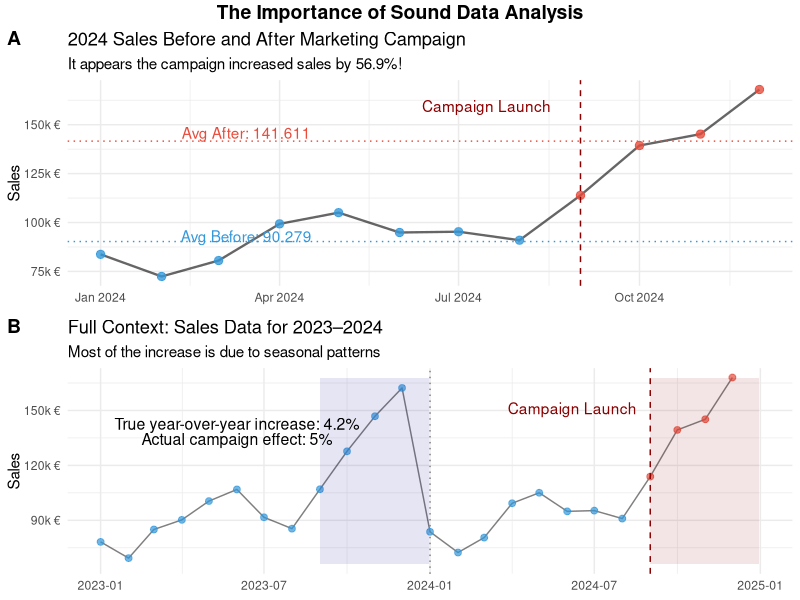
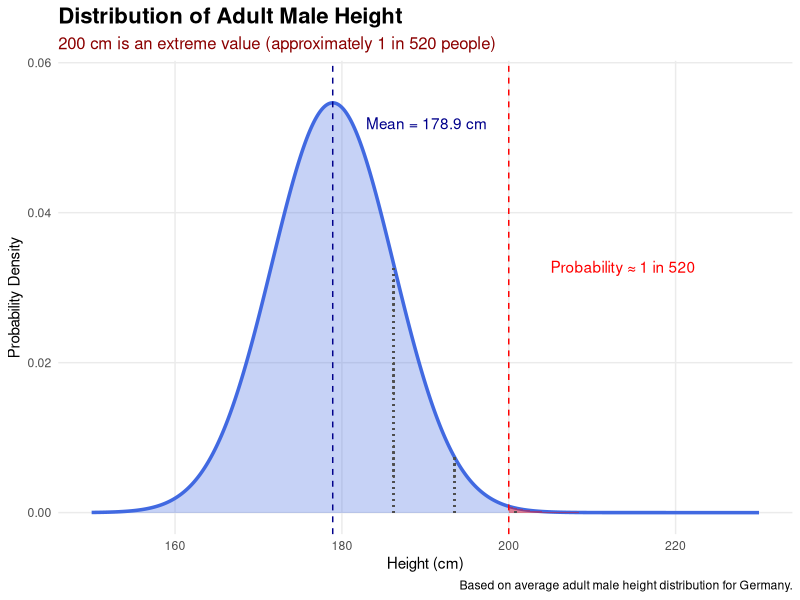
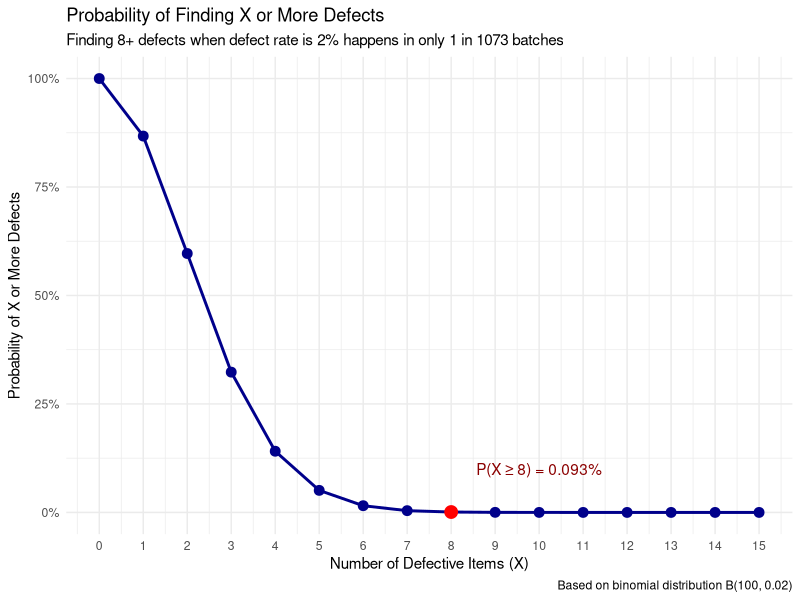
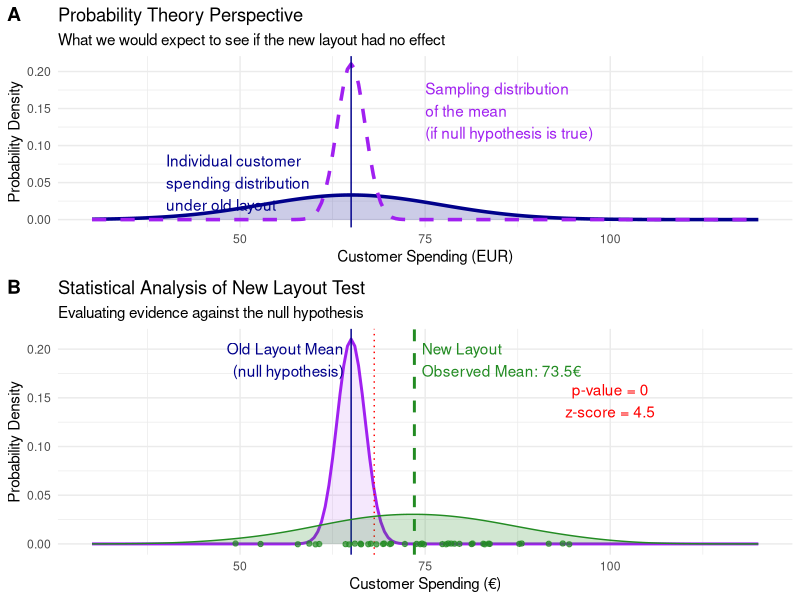

The R source for these figures, in order:
## ---- chunk 1
#| code-summary: "Packages used for R examples"
#| message: false
#| warning: false
library(dplyr)
library(tidyr)
library(ggplot2)
library(ggpubr)
library(kableExtra)
## ---- chunk 2
#| include: false
# Pre-compute values referenced in prose before their defining chunks run
set.seed(123)
dates_pre <- seq(as.Date("2023-01-01"), as.Date("2024-12-01"), by = "month")
month_pre <- format(dates_pre, "%m")
year_pre  <- format(dates_pre, "%Y")
seasonal_factor_pre <- c(0.8, 0.7, 0.8, 0.9, 1.0, 1.0, 0.9, 0.9, 1.1, 1.3, 1.4, 1.6)
base_sales_pre <- 100000 * (1 + 0.03 * (as.numeric(year_pre) - 2023)) *
  seasonal_factor_pre[as.numeric(month_pre)]
sales_pre <- base_sales_pre * rnorm(length(dates_pre), mean = 1, sd = 0.04)
campaign_date_pre <- as.Date("2024-09-01")
final_sales_pre   <- sales_pre * ifelse(dates_pre >= campaign_date_pre, 1.05, 1)
sales_data_2024_pre <- data.frame(
  sales    = round(final_sales_pre),
  campaign = dates_pre >= campaign_date_pre
) |> dplyr::filter(year_pre == "2024")
naive_increase_2024 <- (
  mean(sales_data_2024_pre$sales[sales_data_2024_pre$campaign]) /
  mean(sales_data_2024_pre$sales[!sales_data_2024_pre$campaign]) - 1
) * 100
approx_odds <- round(1 / pnorm(200, mean = 178.9, sd = 7.3, lower.tail = FALSE))
## ---- chunk 3
#| code-summary: "Creating the dataset used in the example"

set.seed(123)

dates <- seq(as.Date("2023-01-01"), as.Date("2024-12-01"), by = "month")
month <- format(dates, "%m")
year <- format(dates, "%Y")

seasonal_factor <- c(0.8, 0.7, 0.8, 0.9, 1.0, 1.0, 0.9, 0.9, 1.1, 1.3, 1.4, 1.6)
monthly_effect <- seasonal_factor[as.numeric(month)]

base_sales <- 100000 * (1 + 0.03 * (as.numeric(year) - 2023)) * monthly_effect
sales <- base_sales * rnorm(length(dates), mean = 1, sd = 0.04)

campaign_date <- as.Date("2024-09-01")
campaign_effect <- ifelse(dates >= campaign_date, 1.05, 1)
final_sales <- sales * campaign_effect

sales_data <- data.frame(
  date = dates,
  month = month,
  year = year,
  sales = round(final_sales),
  campaign = dates >= campaign_date
)
## ---- chunk 4
#| code-summary: "R code for the visualization"
#| label: fig-campaign
#| fig-cap: "The apparent effect of a marketing campaign depends heavily on the time window you use."
#| fig.height: 7
#| fig.width: 9
blue_col <- "#3498db"
red_col <- "#e74c3c"

sales_data_2024 <- filter(sales_data, year == "2024")

mean2024_before_campaign <- mean(filter(sales_data_2024, !campaign)$sales)
mean2024_after_campaign <- mean(filter(sales_data_2024, campaign)$sales)
naive_increase_2024 <- (mean2024_after_campaign / mean2024_before_campaign - 1) * 100
corrected_increase <- sales_data |>
  filter(month %in% filter(sales_data_2024, campaign)$month) |>
  summarise(avg_sales = mean(sales), .by = year) |>
  pivot_wider(names_from = "year", values_from = "avg_sales") |>
  mutate(increase = (`2024` / `2023` - 1) * 100) |>
  pull("increase")

plot_2024 <- ggplot(sales_data_2024, aes(x = date, y = sales)) +
  geom_line(alpha = 0.6, linewidth = 0.8) +
  geom_point(aes(color = campaign), alpha = 0.8, size = 2.5) +
  geom_vline(xintercept = as.Date("2024-09-01"), linetype = "dashed", color = "darkred") +
  annotate("text", x = as.Date("2024-09-01") - 15, y = max(sales_data_2024$sales) * 0.95,
    label = "Campaign Launch", hjust = 1, color = "darkred") +
  geom_hline(yintercept = mean2024_before_campaign, linetype = "dotted", color = blue_col) +
  annotate("text", x = as.Date("2024-03-15"), y = mean2024_before_campaign * 1.03,
    label = paste0("Avg Before: ", format(round(mean2024_before_campaign), big.mark = ".", decimal.mark = ",")),
    color = blue_col) +
  geom_hline(yintercept = mean2024_after_campaign, linetype = "dotted", color = red_col) +
  annotate("text", x = as.Date("2024-03-15"), y = mean2024_after_campaign * 1.03,
    label = paste0("Avg After: ", format(round(mean2024_after_campaign), big.mark = ".", decimal.mark = ",")),
    color = red_col) +
  labs(
    title = "2024 Sales Before and After Marketing Campaign",
    subtitle = paste0("It appears the campaign increased sales by ", round(naive_increase_2024, 1), "%!"),
    x = "Month (2024)", y = "Sales", color = "After Campaign Launch"
  ) +
  scale_color_manual(values = c("FALSE" = blue_col, "TRUE" = red_col)) +
  scale_y_continuous(labels = scales::number_format(scale = 0.001, suffix = "k €")) +
  theme_minimal() +
  theme(legend.position = "none", axis.title.x = element_blank())

plot_full <- ggplot(sales_data, aes(x = date, y = sales)) +
  geom_line(alpha = 0.5) +
  geom_point(aes(color = campaign), alpha = 0.7, size = 2) +
  geom_vline(xintercept = as.Date("2024-09-01"), linetype = "dashed", color = "darkred") +
  geom_vline(xintercept = as.Date("2024-01-01"), linetype = "dotted", color = "gray50") +
  annotate("text", x = as.Date("2024-09-01") - 15, y = max(sales_data$sales) * 0.9,
    label = "Campaign Launch", hjust = 1, color = "darkred") +
  annotate("rect",
    xmin = as.Date("2023-09-01"), xmax = as.Date("2023-12-31"),
    ymin = min(sales_data$sales) * 0.95, ymax = max(sales_data$sales),
    alpha = 0.1, fill = "darkblue") +
  annotate("rect",
    xmin = as.Date("2024-09-01"), xmax = as.Date("2024-12-31"),
    ymin = min(sales_data$sales) * 0.95, ymax = max(sales_data$sales),
    alpha = 0.1, fill = "darkred") +
  annotate("text", x = as.Date("2023-06-01"), y = max(sales_data$sales) * 0.85,
    label = paste0("True year-over-year increase: ", round(corrected_increase, 1), "%"),
    color = "black", size = 4) +
  annotate("text", x = as.Date("2023-06-01"), y = max(sales_data$sales) * 0.8,
    label = "Actual campaign effect: 5%", color = "black", size = 4) +
  labs(
    title = "Full Context: Sales Data for 2023–2024",
    subtitle = "Most of the increase is due to seasonal patterns",
    x = "Month", y = "Sales", color = "After Campaign Launch"
  ) +
  scale_color_manual(values = c("FALSE" = blue_col, "TRUE" = red_col)) +
  scale_y_continuous(labels = scales::number_format(scale = 0.001, suffix = "k €")) +
  theme_minimal() +
  theme(legend.position = "none", axis.title.x = element_blank())

combined_plot <- ggarrange(plot_2024, plot_full, labels = c("A", "B"), ncol = 1, nrow = 2, legend = "none")
annotate_figure(combined_plot, top = text_grob("The Importance of Sound Data Analysis", face = "bold", size = 14))
## ---- chunk 5
#| code-summary: "R code to compute chance of being 200 cm or taller"

mean_height <- 178.9
sd_height <- 7.3

height_range <- seq(150, 230, by = 0.1)
height_density <- dnorm(height_range, mean = mean_height, sd = sd_height)
height_df <- data.frame(height = height_range, density = height_density)

prob_200_plus <- pnorm(q = 200, mean = mean_height, sd = sd_height, lower.tail = FALSE)
approx_odds <- round(1 / prob_200_plus)
## ---- chunk 6
#| code-summary: "R code for the visualization"
#| label: fig-height
#| fig-cap: "The distribution of adult male height in Germany. Being 200 cm or taller is an extreme value."

ggplot(height_df, aes(x = height, y = density)) +
  geom_line(linewidth = 1.2, color = "royalblue") +
  geom_area(fill = "royalblue", alpha = 0.3) +
  geom_vline(xintercept = mean_height, linetype = "dashed", color = "darkblue") +
  annotate("text", x = mean_height + 4, y = max(height_density) * 0.95,
    label = paste0("Mean = ", mean_height, " cm"), hjust = 0, color = "darkblue") +
  geom_vline(xintercept = 200, linetype = "dashed", color = "red") +
  geom_area(data = subset(height_df, height >= 200), fill = "red", alpha = 0.4) +
  annotate("text", x = 205, y = max(height_density) * 0.6,
    label = paste0("Probability ≈ 1 in ", format(approx_odds, big.mark = ",")),
    color = "red", hjust = 0) +
  geom_segment(aes(x = mean_height + sd_height, xend = mean_height + sd_height,
    y = 0, yend = dnorm(mean_height + sd_height, mean = mean_height, sd = sd_height)),
    linetype = "dotted", color = "gray30") +
  geom_segment(aes(x = mean_height + 2 * sd_height, xend = mean_height + 2 * sd_height,
    y = 0, yend = dnorm(mean_height + 2 * sd_height, mean = mean_height, sd = sd_height)),
    linetype = "dotted", color = "gray30") +
  geom_segment(aes(x = mean_height + 3 * sd_height, xend = mean_height + 3 * sd_height,
    y = 0, yend = dnorm(mean_height + 3 * sd_height, mean = mean_height, sd = sd_height)),
    linetype = "dotted", color = "gray30") +
  labs(
    title = "Distribution of Adult Male Height",
    subtitle = paste0("200 cm is an extreme value (approximately 1 in ", format(approx_odds, big.mark = ","), " people)"),
    x = "Height (cm)", y = "Probability Density",
    caption = "Based on average adult male height distribution for Germany."
  ) +
  theme_minimal() +
  theme(
    plot.title = element_text(face = "bold", size = 16),
    plot.subtitle = element_text(color = "darkred", size = 12),
    panel.grid.minor = element_blank()
  ) +
  coord_cartesian(xlim = c(150, 230), ylim = c(0, max(height_density) * 1.05))
## ---- chunk 7
#| code-summary: "R code to compute expected defects"
#| label: tbl-defects
#| tbl-cap: "The likelihoods of seeing different numbers of defective items in a batch of 100."

batch_size <- 100
defect_rate <- 0.02
observed_defects <- 8

defect_probs <- tibble(
  defects = 0:15,
  exact_prob = dbinom(defects, size = batch_size, prob = defect_rate),
  cumulative_prob = pbinom(defects - 1, size = batch_size, prob = defect_rate, lower.tail = FALSE),
  exact_prob_pct = scales::percent(exact_prob, accuracy = 0.001),
  cumulative_prob_pct = scales::percent(cumulative_prob, accuracy = 0.001),
  odds = ifelse(cumulative_prob > 0, round(1 / cumulative_prob), Inf)
)

defect_probs |>
  filter(defects <= 10) |>
  select(defects, exact_prob_pct, cumulative_prob_pct, odds) |>
  rename(
    "Defects" = defects,
    "Exact Probability" = exact_prob_pct,
    "P(X ≥ Defects)" = cumulative_prob_pct,
    "Odds (1 in X)" = odds
  ) |>
  kable()
## ---- chunk 8
#| code-summary: "R code for the visualization"
#| label: fig-defects
#| fig-cap: "Cumulative probability of finding X or more defects when the defect rate is 2%."

ggplot(defect_probs |> filter(defects <= 15), aes(x = defects, y = cumulative_prob)) +
  geom_line(color = "darkblue", linewidth = 1) +
  geom_point(color = "darkblue", size = 3) +
  geom_point(data = defect_probs |> filter(defects == 8), color = "red", size = 4) +
  geom_area(data = defect_probs |> filter(defects >= 8), fill = "red", alpha = 0.3) +
  annotate("text", x = 10, y = 0.1,
    label = paste0("P(X ≥ 8) = ", defect_probs$cumulative_prob_pct[defect_probs$defects == 8]),
    color = "darkred") +
  labs(
    title = "Probability of Finding X or More Defects",
    subtitle = paste0("Finding 8+ defects when defect rate is 2% happens in only 1 in ",
      defect_probs$odds[defect_probs$defects == 8], " batches"),
    x = "Number of Defective Items (X)",
    y = "Probability of X or More Defects",
    caption = "Based on binomial distribution B(100, 0.02)"
  ) +
  theme_minimal() +
  scale_y_continuous(labels = scales::percent_format()) +
  scale_x_continuous(breaks = 0:15)
## ---- chunk 9
#| code-summary: "R code for the visualization"
#| label: fig-store
#| fig-cap: "How probability theory and statistics work in conjunction to evaluate evidence."
#| fig.height: 7
#| fig.width: 10

set.seed(123)

old_mean <- 65
old_sd <- 12
n_customers <- 40

spending_range <- seq(30, 120, by = 0.5)
se <- old_sd / sqrt(n_customers)

theory_df <- tibble(
  spending = spending_range,
  null_density = dnorm(spending_range, mean = old_mean, sd = old_sd),
  sampling_density = dnorm(spending_range, mean = old_mean, sd = se)
)

theory_plot <- ggplot(theory_df) +
  geom_line(aes(x = spending, y = null_density), color = "darkblue", linewidth = 1.2) +
  geom_area(aes(x = spending, y = null_density), fill = "darkblue", alpha = 0.2) +
  geom_line(aes(x = spending, y = sampling_density), color = "purple", linewidth = 1.2, linetype = "dashed") +
  geom_vline(xintercept = old_mean, linetype = "solid", color = "darkblue") +
  labs(
    title = "Probability Theory Perspective",
    subtitle = "What we would expect to see if the new layout had no effect",
    x = "Customer Spending (EUR)", y = "Probability Density"
  ) +
  annotate("text", x = 40, y = max(theory_df$null_density) * 1.5,
    label = "Individual customer\nspending distribution\nunder old layout", color = "darkblue", hjust = 0) +
  annotate("text", x = 75, y = max(theory_df$sampling_density) * 0.7,
    label = "Sampling distribution\nof the mean\n(if null hypothesis is true)", color = "purple", hjust = 0) +
  theme_minimal()

actual_effect <- 8
new_layout_data <- tibble(
  spending = rnorm(n_customers, mean = old_mean + actual_effect, sd = old_sd),
  layout = "New Layout Test"
)
observed_mean <- mean(new_layout_data$spending)
z_score <- (observed_mean - old_mean) / se
p_value <- pnorm(z_score, lower.tail = FALSE)

data_plot <- ggplot() +
  geom_line(data = theory_df, aes(x = spending, y = sampling_density), color = "purple", linewidth = 1) +
  geom_area(data = theory_df, aes(x = spending, y = sampling_density), fill = "purple", alpha = 0.1) +
  geom_vline(xintercept = old_mean, linetype = "solid", color = "darkblue") +
  annotate("text", x = old_mean - 1, y = max(theory_df$sampling_density) * 0.9,
    label = "Old Layout Mean\n(null hypothesis)", hjust = 1, color = "darkblue") +
  geom_vline(xintercept = old_mean + qnorm(0.95) * se, linetype = "dotted", color = "red") +
  geom_vline(xintercept = observed_mean, linetype = "dashed", color = "forestgreen", linewidth = 1) +
  annotate("text", x = observed_mean + 1, y = max(theory_df$sampling_density) * 0.9,
    label = paste0("New Layout\nObserved Mean: ", round(observed_mean, 1), "€"), hjust = 0, color = "forestgreen") +
  geom_jitter(data = new_layout_data, aes(x = spending, y = 0), height = 0.0005, color = "forestgreen", alpha = 0.7) +
  geom_density(data = new_layout_data, aes(x = spending), color = "forestgreen", fill = "forestgreen", alpha = 0.2, adjust = 1.5) +
  geom_area(data = filter(theory_df, spending >= observed_mean),
    aes(x = spending, y = sampling_density), fill = "red", alpha = 0.3) +
  annotate("text", x = 100, y = max(theory_df$sampling_density) * 0.7,
    label = paste0("p-value = ", round(p_value, 4), "\nz-score = ", round(z_score, 2)),
    color = "red", hjust = 0.5) +
  labs(
    title = "Statistical Analysis of New Layout Test",
    subtitle = "Evaluating evidence against the null hypothesis",
    x = "Customer Spending (€)", y = "Probability Density"
  ) +
  theme_minimal()

ggarrange(theory_plot, data_plot, ncol = 1, nrow = 2, labels = c("A", "B"), heights = c(1, 1.2))
